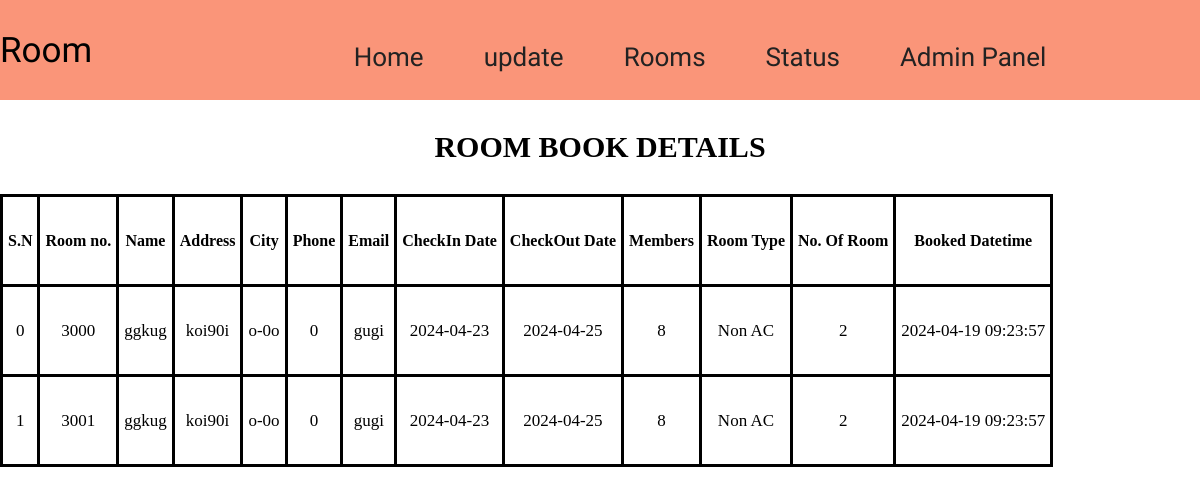
Page /admin/roomstatus.php on the committed database.
### tables this page shows
CREATE TABLE `room_booking` (
  `b_id` int(200) NOT NULL,
  `room_no` int(10) NOT NULL,
  `name` varchar(30) NOT NULL,
  `address` varchar(30) NOT NULL,
  `city` varchar(30) NOT NULL,
  `phone` int(15) NOT NULL,
  `email` varchar(30) NOT NULL,
  `cin` date NOT NULL,
  `cout` date NOT NULL,
  `members` int(3) NOT NULL,
  `room_type` varchar(10) NOT NULL,
  `no_of_room` int(3) NOT NULL,
  `time` datetime NOT NULL DEFAULT current_timestamp()
);

### admin/roomstatus.php (the view, shortened to what this page needs)
<?php
include('../connection.php'); ?>
<!DOCTYPE html>
<html lang="en">
<head>
</head>
<body>
<nav class="navbar">
    <div class="left-nav">
            <p>Room</p>
        </div>
        <div class="right-nav mt-4">
            <ul>
                <li class="item"><a href="aroom.php">Home</a></li>
         <div class="paste-button"> <li class="item">update </li>
   </div>
                <div class="paste-button"> <li class="item">Rooms</li>
   </div>
                 <li class="item"><a href="roomstatus.php">Status</a></li>
                 <li class="item"><a href="../admin.php">Admin Panel</a></li>
          </ul>
        </div>
    </nav>
   <section id="book-section">
    <h1 id="book-head">ROOM BOOK DETAILS</h1>
    <div class="book-table">
<table>
  <thead>
<tr>
  <th scope="col">S.N</th>
  <th scope="col">Room no.</th>
  <th scope="col">Name</th>
  <th scope="col">Address</th>
  <th scope="col">City</th>
  <th scope="col">Phone</th>
  <th scope="col">Email</th>
  <th scope="col">CheckIn Date</th>
  <th scope="col">CheckOut Date</th>
  <th scope="col">Members</th>
  <th scope="col">Room Type</th>
  <th scope="col">No. Of Room</th>
  <th scope="col">Booked Datetime</th>
</tr>
  </thead>
  <tbody>
<?php
$query="SELECT * FROM room_booking";
$result=mysqli_query($con,$query);
$i=0;
while($data=mysqli_fetch_array($result))
{
?>
<tr>
  <td scope="row"><?php echo $i++; ?></td>
  <td scope="row"><?php echo $data['room_no']; ?></td>
  <td scope="row"><?php echo $data['name']; ?></td>
  <td scope="row"><?php echo $data['address']; ?></td>
  <td scope="row"><?php echo $data['city']; ?></td>
  <td scope="row"><?php echo $data['phone']; ?></td>
  <td scope="row"><?php echo $data['email']; ?></td>
  <td scope="row"><?php echo $data['cin']; ?></td>
  <td scope="row"><?php echo $data['cout']; ?></td>
  <td scope="row"><?php echo $data['members']; ?></td>
  <td scope="row"><?php echo $data['room_type']; ?></td>
  <td scope="row"><?php echo $data['no_of_room']; ?></td>
  <td scope="row"><?php echo $data['time']; ?></td>
</tr>
<?php
}
?>
  </tbody>
</table>
</div>
   </section>
    </body>
 </html>

### admin/roomstatus.php (style rules this page uses)
* { padding: 0; margin: 0; box-sizing: border-box; }
.navbar { width: 100%; position: sticky; height: 100px; background-color: #fa9579; display: flex; align-items: center; justify-content: center; top: 0; }
.left-nav { width: 20%; }
.left-nav p { font-family: 'Baloo 2', cursive; font-size: 35px; }
.right-nav { width: 100%; margin-top: 13px; }
.right-nav ul { display: flex; justify-content: center; }
.right-nav ul li { list-style: none; margin: 30px; }
.right-nav ul li a { text-decoration: none; color: #222; font-family: 'Baloo 2', cursive; font-size: 26px; font-weight: 400; position: relative; }
.right-nav ul .paste-button li { text-decoration: none; color: #222; font-family: 'Baloo 2', cursive; font-size: 26px; font-weight: 400; position: relative; }
.paste-button { position: relative; display: inline-block; font-family: 'Segoe UI', Tahoma, Geneva, Verdana, sans-serif; }
#book-section { width: 100%; }
#book-head { text-align: center; margin: 30px; font-size: 30px; }
.book-table { width: 100%; }
.book-table table th { font-size=19px; }
table, th, td { border: 3px solid black; border-collapse: collapse; padding: 5px; }
.book-table table tr { height: 90px; }
.book-table table tr td { text-align: center; font-size: 17px; }

### rows in the picture
room_booking: room_no "3000", name "ggkug", address "koi90i", city "o-0o", phone "0", email "gugi", cin "2024-04-23", cout "2024-04-25", members "8", room_type "Non AC", no_of_room "2", time "2024-04-19 09:23:57"
room_booking: room_no "3001", name "ggkug", address "koi90i", city "o-0o", phone "0", email "gugi", cin "2024-04-23", cout "2024-04-25", members "8", room_type "Non AC", no_of_room "2", time "2024-04-19 09:23:57"
